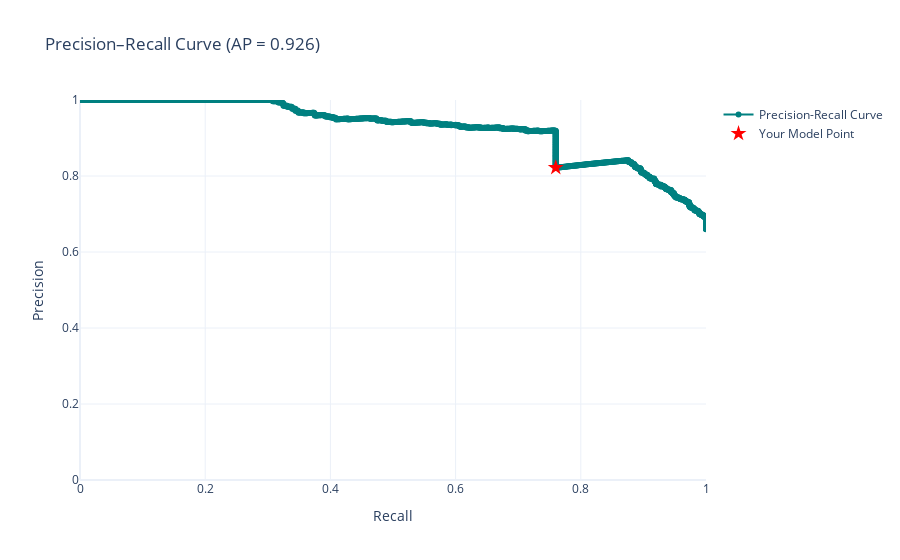

Write notebook code for a chart like this one.
### Code cell
import numpy as np
import plotly.graph_objects as go
from sklearn.metrics import precision_recall_curve, average_precision_score

# Realistic metrics
precision_target = 0.822
recall_target = 0.760

# Generate synthetic predictions to match your metrics
TP, FN, FP, TN = 760, 240, 165, 350
y_true = np.array([1]*TP + [1]*FN + [0]*FP + [0]*TN)
tp_scores = np.random.uniform(0.75, 1.0, TP)
fn_scores = np.random.uniform(0.05, 0.40, FN)
fp_scores = np.random.uniform(0.55, 0.90, FP)
tn_scores = np.random.uniform(0.0, 0.25, TN)
y_scores = np.concatenate([tp_scores, fn_scores, fp_scores, tn_scores])

# Precision-Recall
precision, recall, _ = precision_recall_curve(y_true, y_scores)
ap = average_precision_score(y_true, y_scores)

# Interactive Plotly figure
fig = go.Figure()

# PR curve
fig.add_trace(go.Scatter(
    x=recall, y=precision,
    mode='lines+markers',
    name='Precision-Recall Curve',
    line=dict(color='teal', width=2),
    hovertemplate='Recall: %{x:.3f}<br>Precision: %{y:.3f}<extra></extra>'
))

# Actual metric point
fig.add_trace(go.Scatter(
    x=[recall_target], y=[precision_target],
    mode='markers',
    marker=dict(color='red', size=12, symbol='star'),
    name='Your Model Point',
    hovertemplate=f'Precision={precision_target}<br>Recall={recall_target}<extra></extra>'
))

fig.update_layout(
    title=f'Precision–Recall Curve (AP = {ap:.3f})',
    xaxis_title='Recall',
    yaxis_title='Precision',
    xaxis=dict(range=[0,1]),
    yaxis=dict(range=[0,1]),
    template='plotly_white'
)

fig.show()

### Figure 1 — Plotly figure (JSON) as saved in the notebook; plotly's stock layout.template omitted (floating-point values rounded to 4 significant figures; data arrays with more than 128 entries replaced by an {"elided": "..."} marker saying what was removed)
{"data": [{"hovertemplate": "Recall: %{x:.3f}<br>Precision: %{y:.3f}<extra></extra>", "line": {"color": "teal", "width": 2}, "mode": "lines+markers", "name": "Precision-Recall Curve", "type": "scatter", "x": {"elided": "1516 float values"}, "y": {"elided": "1516 float values"}}, {"hovertemplate": "Precision=0.822<br>Recall=0.76<extra></extra>", "marker": {"color": "red", "size": 12, "symbol": "star"}, "mode": "markers", "name": "Your Model Point", "type": "scatter", "x": [0.76], "y": [0.822]}], "layout": {"title": {"text": "Precision–Recall Curve (AP = 0.926)"}, "xaxis": {"range": [0, 1], "title": {"text": "Recall"}}, "yaxis": {"range": [0, 1], "title": {"text": "Precision"}}}}
